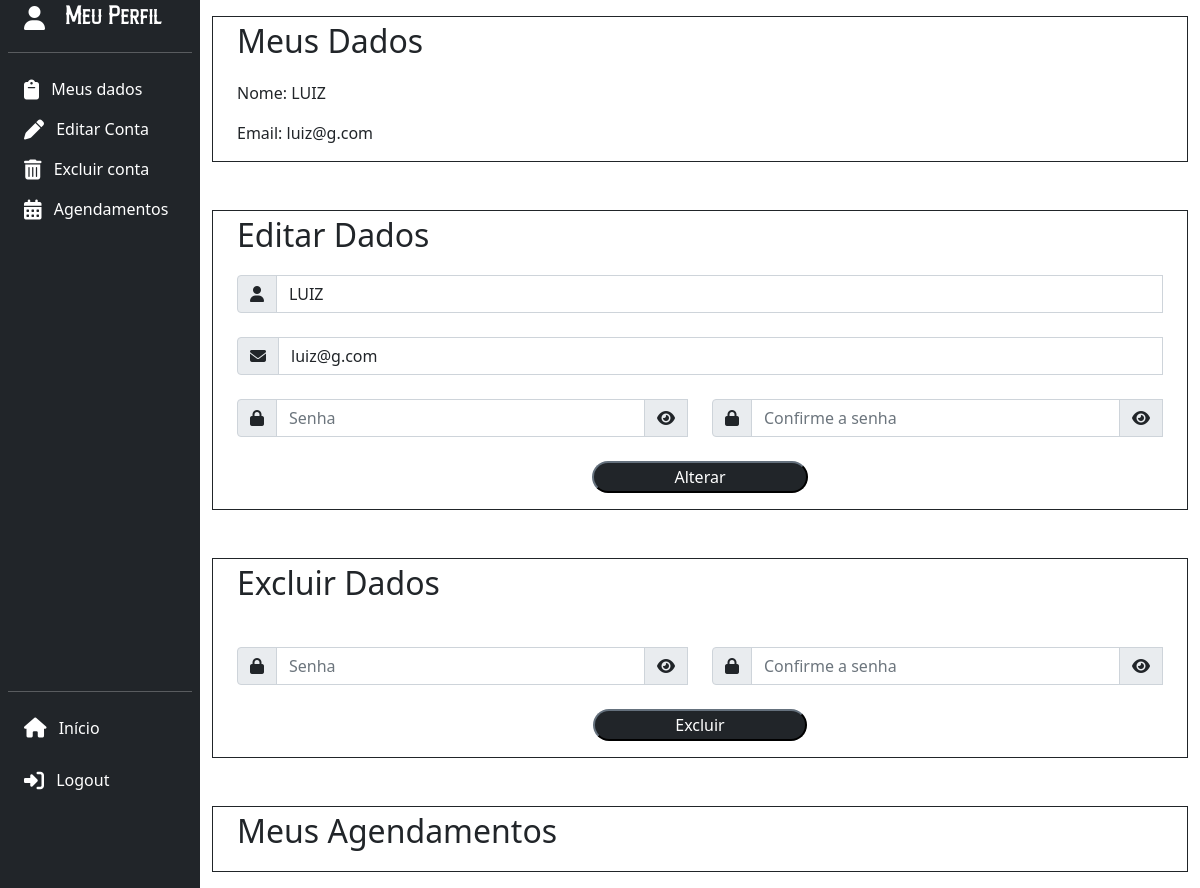
The app's page /php/perfilcliente.php (signed in), older data.
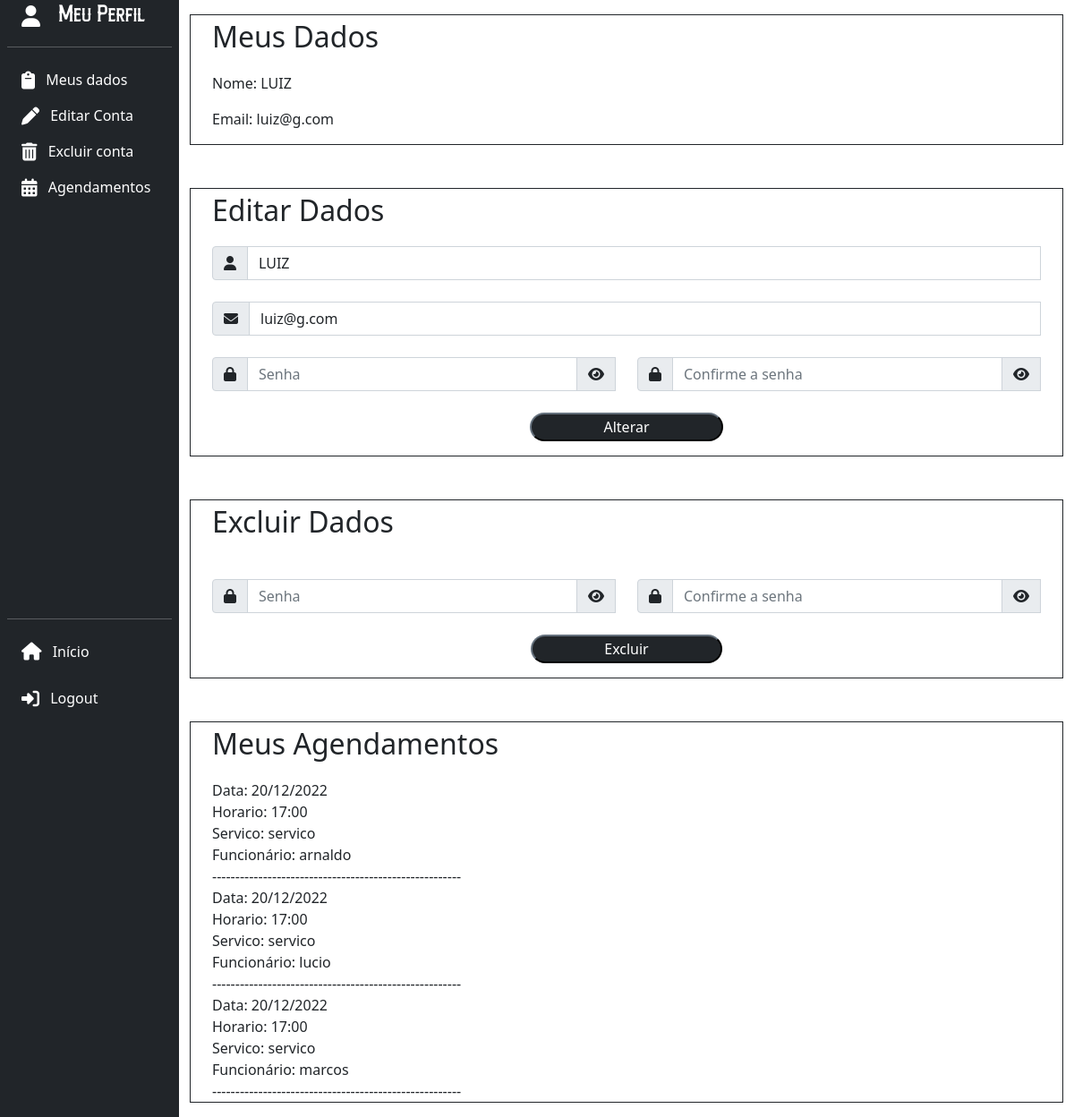
The same page, newer data.
### tables this page shows
CREATE TABLE agendamento (
    id_agendamento int NOT NULL AUTO_INCREMENT,
    id_cliente int NOT NULL,
    id_funcionario int NOT NULL,
    id_servico int NOT NULL,
    horario TIME NOT NULL,
    data_agendamento DATE NOT NULL,
    PRIMARY KEY (id_agendamento),
    FOREIGN KEY (id_funcionario) REFERENCES funcionario(id_funcionario),
    FOREIGN KEY (id_servico) REFERENCES servico(id_servico),
    FOREIGN KEY (id_cliente) REFERENCES cliente(id_cliente)
);

CREATE TABLE servico ( 
    id_servico int NOT NULL AUTO_INCREMENT, 
    nome varchar(100) NOT NULL, 
    preco int NOT NULL, 
    primary key(id_servico)
);

CREATE TABLE funcionario ( 
    id_funcionario int NOT NULL AUTO_INCREMENT, 
    nome varchar(100) NOT NULL, 
    email varchar(100) NOT NULL, 
    senha varchar(255) NOT NULL, 
    primary key(id_funcionario) 
);

### php/perfilcliente.php (the view, shortened to what the changed rows need)
<?php
    include "../sql/conectamysqlcdb.php";
    $id = $_SESSION['cliente'];
    $sql1 = "SELECT nome, email, senha FROM cliente WHERE id_cliente ='$id'";
    $rescliente = mysqli_query($mysqli, $sql1);
    $cliente = mysqli_fetch_array($rescliente);
?>
<html>
    <head>
        <link rel="stylesheet" type="text/css" href="../css/style.css">
        <link href="https://cdn.jsdelivr.net/npm/bootstrap@5.0.0/dist/css/bootstrap.min.css" rel="stylesheet" >
    </head>
    <body>
    <div class="container-fluid">
        <div class="row flex-nowrap">
            <div class="col py-3">
                <div class="container border border-dark" id="dados">
                    <p class="fs-2">Meus Dados</p>
                    <?php
                        echo "<p>Nome: ".$cliente["nome"]."</p>";
                        echo "<p>Email: ".$cliente["email"]."</p>";
                    ?>
                </div>
                <div class="container border border-dark mt-5" id="alterardados">
                    <p class="fs-2">Editar Dados</p>
                    <form action="editlog.php" method="POST" class="needs-validation" novalidate>
                    </form>
                </div>
                <div class="container border border-dark mt-5" id="excluirdados">
                    <p class="fs-2">Excluir Dados</p>
                    <form action="editlog.php" method="POST" class="needs-validation" novalidate>
                        </form>
                    </div>
                    <div class="container border border-dark mt-5" id="agendamentos">
                        <p class="fs-2">Meus Agendamentos</p>
                        <?php
                            $sql = "SELECT * FROM agendamento WHERE id_cliente LIKE $id;";
                            $res = mysqli_query($mysqli, $sql);
                            $linhas = mysqli_num_rows($res);
                            for($i=0; $i < $linhas; $i++){
                                $agendamento = mysqli_fetch_array($res);
                                $idfun = $agendamento['id_funcionario'];
                                $idser = $agendamento['id_servico'];
                                $hora = date('H:i', strtotime($agendamento['horario']));
                                $data = date('d/m/Y', strtotime($agendamento['data_agendamento']));
                                $sql2 = "SELECT * FROM funcionario WHERE id_funcionario LIKE $idfun;";
                                $res2 = mysqli_query($mysqli, $sql2);
                                $array = mysqli_fetch_array($res2);
                                $funcionario = $array['nome'];
                                $sql3 = "SELECT * FROM servico WHERE id_servico LIKE $idser";
                                $res3 = mysqli_query($mysqli, $sql3);
                                $array2 = mysqli_fetch_array($res3);
                                $servico = $array2['nome'];
                                echo "Data: ". $data ."<br>";
                                echo "Horario: ". $hora."<br>";
                                echo "Servico: ".$servico."<br>";
                                echo "Funcionário: ".$funcionario."<br>";
                                echo "------------------------------------------------------<br>";
                            }
                        ?>
                    </div>
                </div>
            </div>
        </div>
    </body>
</html>

Row changes from the older to the newer data that the page shows:
added agendamento: data_agendamento "20/12/2022", horario "17:00", id_servico.nome "servico", id_funcionario.nome "arnaldo"
added agendamento: data_agendamento "20/12/2022", horario "17:00", id_servico.nome "servico", id_funcionario.nome "lucio"
added agendamento: data_agendamento "20/12/2022", horario "17:00", id_servico.nome "servico", id_funcionario.nome "marcos"
